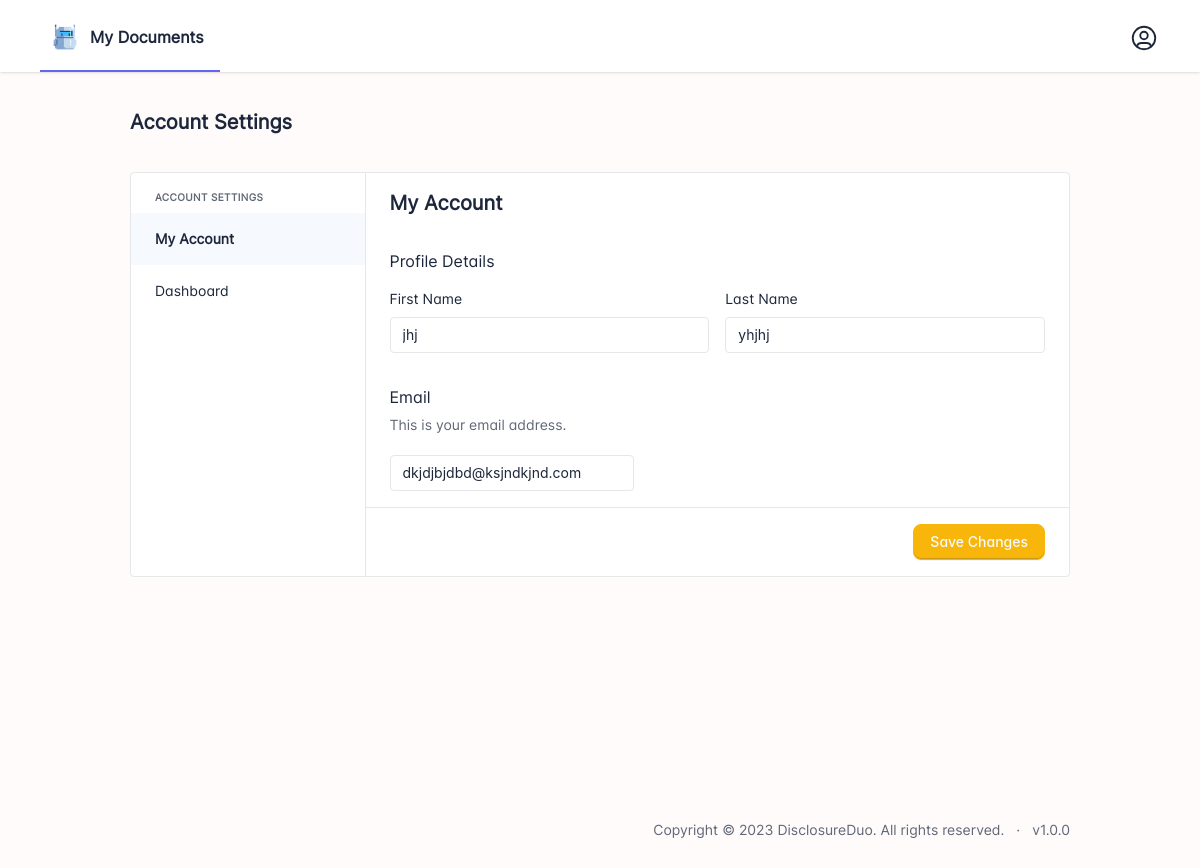
The page /user_profile/ (signed in) on the database its author committed.
### users/models.py (models this page shows)
class CustomUser(AbstractUser):
    profile_picture = models.ImageField(
        _('profile picture'), upload_to=get_profile_picture_filepath, null=True, blank=True)
    bio = models.TextField(_('Bio'), max_length=500, blank=True)
    short_bio = models.TextField(_('Short Bio'), max_length=250, blank=True)
    source = models.CharField(_('source'), max_length=50, blank=True)
    docs_count = models.TextField(blank=True)

### app/views.py (the view)
# urls.py: path('user_profile/', views.UserProfile.as_view(), name="user_profile"),
class UserProfile(View):
    template = "user_profile.html"
    def get(self, request, *args, **kwargs):
        context = {
        }
        return render(self.request, self.template)

### app/templates/user_profile.html (shortened to what this page needs)
{% extends "./base.html" %}
{% load static %}
{% block content %}
  <header class="navbar navbar-expand-md d-print-none" style="background-color: #fff; background: #FFF;
  box-shadow: 0px 1px 2px -1px rgba(0, 0, 0, 0.10), 0px 1px 3px 0px rgba(0, 0, 0, 0.10); padding-bottom: 0;">
    <div class="container-xl">
      <h1 class="navbar-brand navbar-brand-autodark d-none-navbar-horizontal pe-0 pe-md-3" style="border-bottom: 2px solid #6366F1;
      ">
        <img class="{% url 'app:dashboard' %}" src="{% static 'img/logo.png' %}" alt="" style="height: 50px;
        flex: 1 0 0;">
My Documents
      </h1>
      <div class="navbar-nav flex-row order-md-last">
        <div class="nav-item dropdown">
          <a href="#" class="nav-link d-flex lh-1 text-reset p-0" data-bs-toggle="dropdown" aria-label="Open user menu" style="display: flex;">
          </a>
        </div>
      </div>
    </div>
  </header>
<div class="page">
    <div class="page-wrapper">
        <div class="page-header d-print-none py-3">
          <div class="container-xl">
            <div class="row g-2 align-items-center">
              <div class="col">
                <h2 class="page-title text-center">
                  Account Settings
                </h2>
              </div>
            </div>
          </div>
        </div>
        <div class="page-body">
          <div class="container-xl">
            <div class="card">
              <div class="row g-0">
                <div class="col-12 col-md-3 border-end">
                  <div class="card-body">
                    <h4 class="subheader">Account settings</h4>
                    <div class="list-group list-group-transparent">
                      <a href="./settings.html" class="list-group-item list-group-item-action d-flex align-items-center active">My Account</a>
                      <a href="{% url 'app:dashboard' %}" class="list-group-item list-group-item-action d-flex align-items-center">Dashboard</a>
                    </div>
                  </div>
                </div>
                <div class="col-12 col-md-9 d-flex flex-column">
                  <div class="card-body">
                    <h2 class="mb-4">My Account</h2>
                    <h3 class="card-title mt-4">Profile Details</h3>
                    <div class="row g-3">
                      <div class="col-md">
                        <div class="form-label">First Name</div>
                        <input type="text" class="form-control" value="{{ user.first_name }}" id="first_">
                      </div>
                      <div class="col-md">
                        <div class="form-label">Last Name</div>
                        <input type="text" class="form-control" value="{{ user.last_name }}" id="sec_">
                      </div>
                    </div>
                    <h3 class="card-title mt-4">Email</h3>
                    <p class="card-subtitle">This is your email address.</p>
                    <div>
                      <div class="row g-2">
                        <div class="col-auto">
                          <input type="text" class="form-control w-auto" value="{{ user.email }}">
                        </div>
                      </div>
                    </div>
                  </div>
                  <div class="card-footer bg-transparent mt-auto">
                    <div class="btn-list justify-content-end">
                      <a href="#" class="btn btn-primary" onclick="update_profile()" style="border-radius: 8px;
                      border: 1px solid var(--secondary-600, #F9B60A);
                      background: var(--secondary-600, #F9B60A);
                      ">
                        Save Changes
                      </a>
                    </div>
                  </div>
                </div>
              </div>
            </div>
          </div>
        </div>
        <footer class="footer footer-transparent d-print-none">
          <div class="container-xl">
            <div class="row text-center align-items-center flex-row-reverse">
              <div class="col-12 col-lg-auto mt-3 mt-lg-0">
                <ul class="list-inline list-inline-dots mb-0">
                  <li class="list-inline-item">
                    Copyright © 2023
                    <a href="." class="link-secondary">DisclosureDuo</a>.
                    All rights reserved.
                  </li>
                  <li class="list-inline-item">
                    <a href="#" class="link-secondary" rel="noopener">
                      v1.0.0
                    </a>
                  </li>
                </ul>
              </div>
            </div>
          </div>
        </footer>
      </div>
</div>
{% endblock %}

### static/css/styles.css (style rules this page uses)
body { background-color: #fff; }
.page { width: 100%; display: flex; justify-content: center; align-items: center; }
.page-wrapper { width: 80%; }
.nav-link { display: flex; flex-direction: column; align-items: center; text-align: center; }

### static/css/p_styles.css (style rules this page uses)
* { font-family: 'inter_light'; }
body { background-color: #fffbfb; margin: 0; padding: 0; font-family: 'inter_light'; }

### rows shown on the page
CustomUser: first_name "jhj", last_name "yhjhj", email "dkjdjbjdbd@ksjndkjnd.com"
